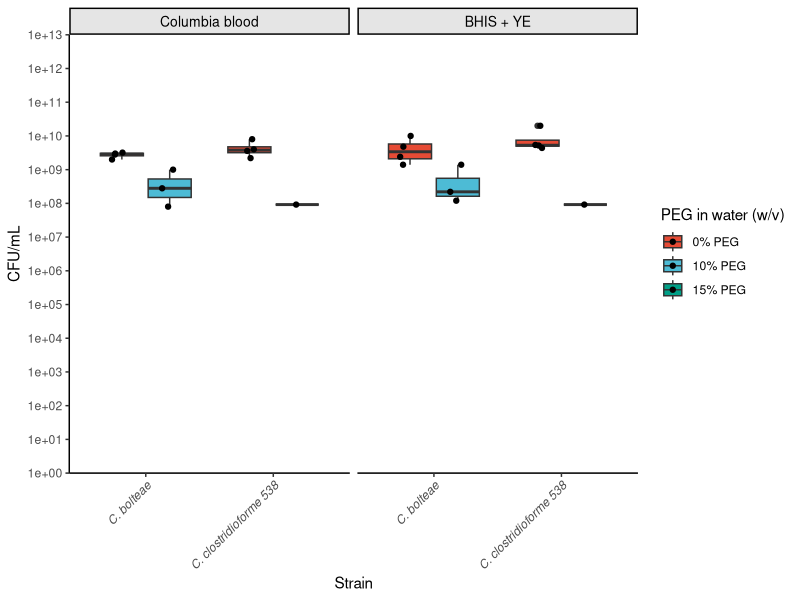
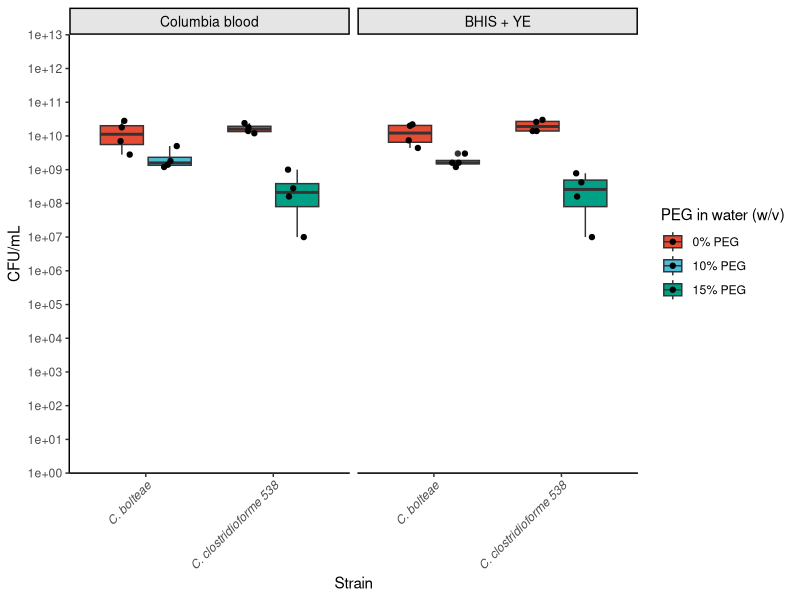
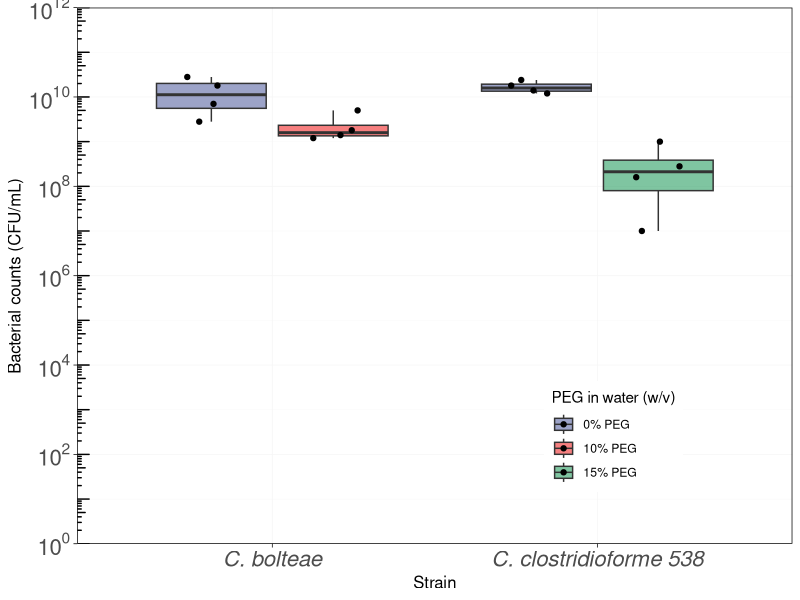

Source code (R) for these figures, in order:
## ---- chunk 1
library(tidyverse)
library(readxl)
library(ggsci)
## ---- chunk 2
dat <- read_excel(path = "CFU_per_mL.xlsx", sheet = "Sheet1") %>%
  mutate(Media = factor(Media), Media = fct_rev(Media)) %>%
  mutate(Cage_num = factor(Cage_num),
         Treatment_PEG = factor(Treatment_PEG),
         Cage_num = fct_relabel(Cage_num, .fun = function(.) paste0("Cage #", .)),
         Treatment_PEG = fct_relabel(Treatment_PEG, .fun = function(.) paste0(.,"% PEG"))) %>%
  mutate(Strain = if_else(Strain == "C. boltea", "C. bolteae","C. clostridioforme 538"))

dat
## ---- chunk 3
dat %>%
  filter(Sample_type == "Fecal") %>%
  ggplot(aes(x = Strain, y = CFU_mL, fill = Treatment_PEG)) +
    geom_boxplot() +
    geom_point(position=position_jitterdodge()) +
    scale_y_log10(limits = c(1e+0, 1e+13), n.breaks = 13 ,expand = c(0, 0)) +
    theme_classic() +
    scale_fill_npg() +
    labs(x = "Strain", y = "CFU/mL", fill = "PEG in water (w/v)") +
    facet_grid(.~Media) +
  
    theme(strip.text.x = element_text(size=10, colour = "Black"),
        strip.background = element_rect(colour="black", fill="grey90"),
        axis.text.x = element_text(angle = 45,hjust=1, face = "italic")
        #panel.grid = element_blank()
        )
## ---- chunk 4
dat %>%
  filter(Sample_type == "Cecal") %>%
  ggplot(aes(x = Strain, y = CFU_mL, fill = Treatment_PEG)) +
    geom_boxplot() +
    geom_point(position=position_jitterdodge()) +
    scale_y_log10(limits = c(1e+0, 1e+13), n.breaks = 13 ,expand = c(0, 0)) +
    theme_classic() +
    scale_fill_npg() +
    labs(x = "Strain", y = "CFU/mL", fill = "PEG in water (w/v)") +
    facet_grid(.~ Media) +
  
    theme(strip.text.x = element_text(size=10, colour = "Black"),
        strip.background = element_rect(colour="black", fill="grey90"),
        axis.text.x = element_text(angle = 45,hjust=1, face = "italic")
        #panel.grid = element_blank()
        )
## ---- chunk 5
breaks_log10 <- function(x) {
  low <- floor(log10(min(x)))
  high <- ceiling(log10(max(x)))

  10^(seq.int(low, high, by = 2))
}

p <- dat %>%
  filter(Sample_type == "Cecal", Media == "Columbia blood") %>%
  ggplot(aes(x = Strain, y = CFU_mL, fill = Treatment_PEG)) +
    geom_boxplot(alpha=0.5) +
    geom_point(position=position_jitterdodge()) +
      facet_grid(.~ Media) +
    #scale_y_log10(limits = c(1e+0, 1e+13), n.breaks = 13 ,expand = c(0, 0)) +

    scale_y_log10(breaks = breaks_log10, limits = c(1e+0, 1e+12),expand = c(0, 0), n.breaks = 6,
                labels = scales::trans_format(log10, scales::math_format(10^.x))) +
    annotation_logticks(sides = "l") +
  scale_x_discrete()+
    theme_light() +
    scale_fill_aaas() +
    labs(x = "Strain", y = "Bacterial counts (CFU/mL)", fill = "PEG in water (w/v)") +

  
  theme(panel.border = element_rect(color = "black"),
        panel.grid = element_line(colour = "grey96"),
        axis.ticks = element_line(color = "black"),
        #strip.text.x = element_text(size=12, face="italic", color = "black"),
        strip.text.x = element_blank(),
        axis.title = element_text(size = 12),
        axis.text=element_text(size=16, face = "italic"),
        legend.position = c(0.75, 0.2)
        ) 
p
## ---- chunk 6
# filter dat
dat_bolt <- dat %>%
  filter(Strain == "C. bolteae")
dat_bolt

# do barlett test to check for equal variance
bartlett.test(CFU_mL~Treatment_PEG, data = dat_bolt) # use Var.equal = FALSE

# Perform two sample t test
t.test(CFU_mL~Treatment_PEG, data = dat_bolt,
       var.equal = FALSE,
       conf.level = 0.95)

## ---- chunk 7
# filter dat
dat_CF538 <- dat %>%
  filter(Strain == "C. clostridioforme 538")
dat_CF538

# do barlett test to check for equal variance
bartlett.test(CFU_mL~Treatment_PEG, data = dat_CF538) # use Var.equal = FALSE

# Perform two sample t test
t.test(CFU_mL~Treatment_PEG, data = dat_CF538,
       var.equal = FALSE,
       conf.level = 0.95)

